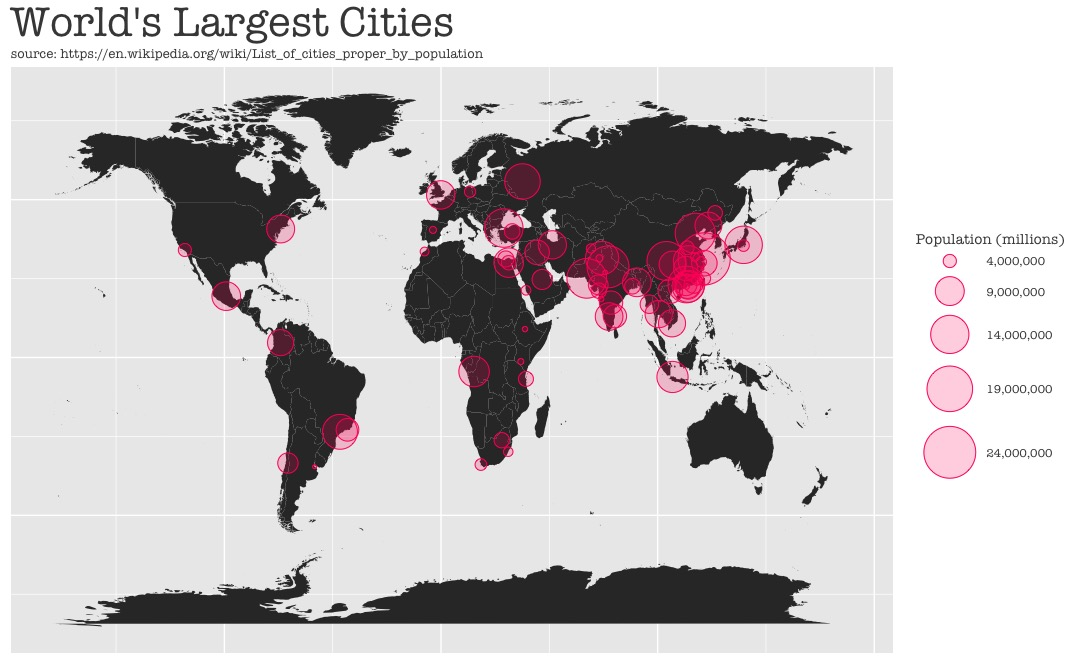

Write the R code that produced this figure.
#==============
# LOAD PACKAGES
#==============

library(rvest)
library(tidyverse)
library(ggmap)
library(stringr)
library(RColorBrewer)


#==========================
# SCRAPE DATA ROM WIKIPEDIA
#==========================
html.population <- read_html('https://en.wikipedia.org/wiki/List_of_cities_proper_by_population')
df.cities <- html.population %>%
  html_nodes("table") %>%
  .[[4]] %>%
  html_table(fill = TRUE)

# inspect
head(df.cities)
names(df.cities)
str(df.cities)
summary(df.cities)

#============================
# REMOVE EXTRANEOUS VARIABLES
#============================
df.cities <- df.cities[,c(2,4,7,8)] 
names(df.cities)
str(df.cities)

# rename columns
colnames(df.cities) <- c("City", "Population", "Pop.Density", "Country")
head(df.cities)

# remove crud prefixes from population column
df.cities <- df.cities %>% 
  mutate(Population = str_sub(Population, 21)) 

# inspect
head(df.cities)

# remove bracketed footnote markers from population markers (e.g. 23,500,000[4])
df.cities <- df.cities %>% 
  mutate(Population = str_replace_all(Population, "\\(.*\\)","") %>%
         parse_number())

# inspect
head(df.cities)

# remove commas from population density
df.cities$Pop.Density <- as.numeric(gsub(",","",df.cities$Pop.Density))
# inspect
head(df.cities)


#=============================================
# create "City, Country" column for geocoding
#=============================================
df.cities <- df.cities %>%
  mutate(Full_City_Name = str_c(df.cities$City,
                                df.cities$Country,
                                sep = ", "))
# inspect
head(df.cities)

#=====================================================
# REORDER VARIABLES
# - with select(), simply list them in desired col order
#=====================================================

df.cities <- df.cities %>%
  select(City, Country, Full_City_Name, Population, Pop.Density)
# inspect
head(df.cities)
str(df.cities)

#========================================
# COERCE TO TIBBLE
# - just to make the data print better
#========================================

df.cities <- df.cities %>% as_tibble()

#===============================================
# GEOCODE
# - get longitude, latitude via ggmap::geocode()
#================================================

geocodes <- geocode(df.cities$Full_City_Name)
print(geocodes)
class(geocodes)
summary(geocodes) # 8 NAs

# join geocodes to the df
df.cities <- cbind(df.cities, geocodes)
# inspect
head(df.cities)

#=============
# GET WORLD MAP
#=============

map.world <- map_data('world')

#========================================
# PLOT CITIES ON MAP
#========================================
# just the points

ggplot() + 
  geom_polygon(data = map.world, aes(x = long, y = lat, group = group)) +
  geom_point(data = df.cities, 
             aes(x = lon, y = lat, size = Population), 
             color = "red", alpha = .3) +
  geom_point(data = df.cities, 
             aes(x = lon, y = lat, size = Population),
             color = "red", shape = 1) 

# final map
ggplot() + 
  geom_polygon(data = map.world, aes(x = long, y = lat, group = group)) +
  geom_point(data = df.cities, 
             aes(x = lon, y = lat, size = Population), 
             color = "#ff0066", alpha = .2) +
  geom_point(data = df.cities, 
             aes(x = lon, y = lat, size = Population),
             color = "#ff0066", shape = 1) +
  labs(x = NULL, y = NULL) +
  labs(size = 'Population (millions)') +
  labs(title = "World's Largest Cities", subtitle = "source: https://en.wikipedia.org/wiki/List_of_cities_proper_by_population") +
  scale_size_continuous(range = c(.6,18), labels = scales::comma_format(), breaks = c(4000000, 9000000,
                                                                                      14000000, 1900000, 
                                                                                      24000000)) +
  theme(text = element_text(color = "#464646", family = "American Typewriter")) +
  theme(axis.text = element_blank()) + # remove axis tick marks 
  theme(axis.ticks = element_blank()) +
  theme(plot.title = element_text(size = 32)) +
  theme(plot.subtitle = element_text(size = 10)) +
  theme(legend.key = element_rect(fill = "white"))  # white background for key
 
